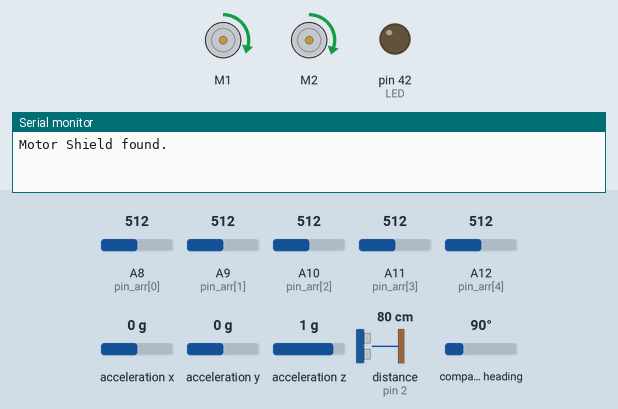
Simulated run of this sketch. Board: Arduino Mega 2560, built with avr-gcc and run on an emulated ATmega2560. Parts: 2 × DC motor (green arrow = forward, orange = backward, longer = faster), output pins drawn as LEDs (lit = HIGH), the last lines printed to the serial monitor. Inputs (shaded band) come from the test bench; at power-on: distance to the obstacle (sensor on pin 2) 80 cm, compass heading 90°, acceleration y 0 g, A8 (pin_arr[0]) = 512, A9 (pin_arr[1]) = 512, A10 (pin_arr[2]) = 512, A11 (pin_arr[3]) = 512, A12 (pin_arr[4]) = 512, acceleration x 0 g, acceleration z 1 g. The echo pulse lasts 58.3 µs per cm.

Above: at 4.2 s.
4.3 s: distance to the obstacle (sensor on pin 2) set to 12 cm
5.8 s: distance to the obstacle (sensor on pin 2) set to 9 cm
At 6.0 s:
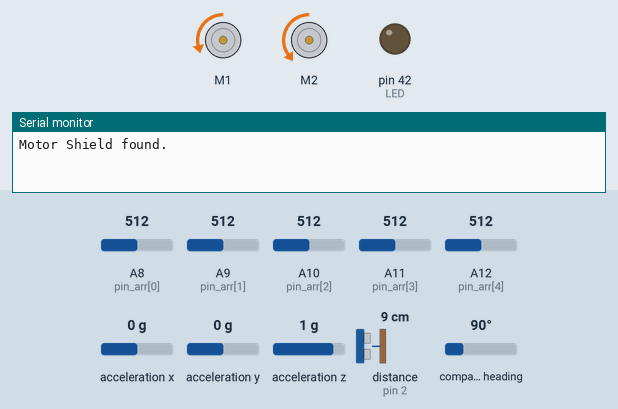
At 7.1 s:
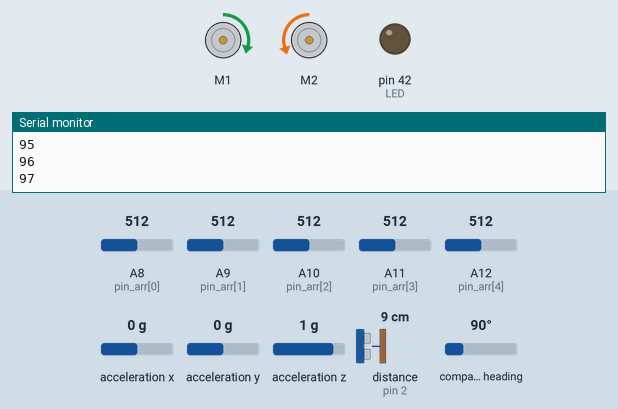
8.2 s: compass heading set to 166°
9.7 s: compass heading set to 175°
At 10.5 s:
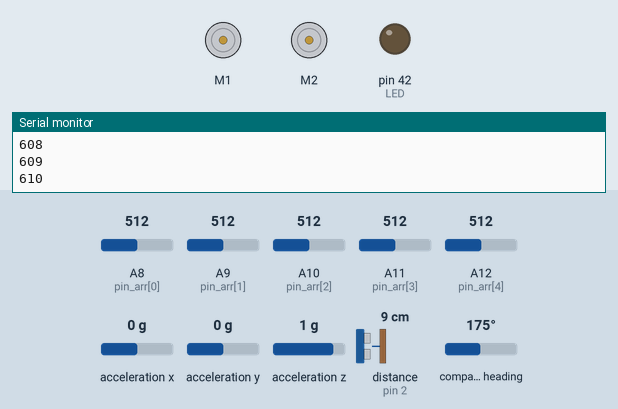
12.2 s: acceleration y set to -1.4 g
15.2 s: compass heading set to 7°
At 16.4 s:
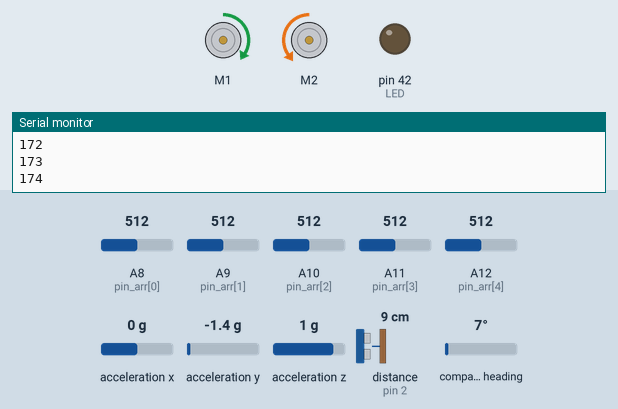
Timing chart, 0 to 18.1 s (numbered marks = the images above; inputs shaded):
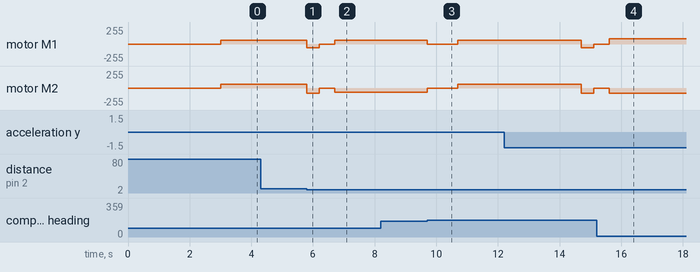

The sketch:

I2C_checker.ino
```cpp
int mode = 2; //for PHW 2

const float Ki = 0.0;


const float Kp_up = 7.5; //Proportional parameter
const float Kd_up = 2.5;  //Derivative parameter


//const float Kp_flat[12] = {0, 1,3,5,10, 15, 20, 25,30,35,40,45}//Proportional parameter
//const float Kd_flat[12] = {0, 1,3,5,10, 15, 20, 25,30,35,40,45};  //Derivative parameter


const float Kp_flat = 7.5;
const float Kd_flat = 2.5;

const float Kp_down = 10.0; //Proportional parameter
const float Kd_down = 5.0;  //Derivative parameter


//LINE FOLLWING SENSOR VALUES TESTING:
int pin_arr[5] = {A8, A9, A10, A11, A12}; //Analog pins assignments for each sensor cell
float y_prime; //current y_val ranging from 0 to 5 (target y_val = 3)
float y_arr[5];
const float minim = 50; //min raw output of sensors
const float maxim = 1000; //max raw output of sensors
const float non_black_threshold = 0.85; //y value after which bot is confident that given cell is above non-black surface
const float black_threshold = 0.65; //confidently black below this value
int n; //number of sensors in black line

int black_cross_num;

//PID Variables:
float y = 3.0; //target value

float integral;
float previousError;


unsigned long currentTime, previousTime;
double elapsedTime;


//LED:
#define LED 42

//MOTION CONTROL:
//const int Speed = 70; 0-4

int Speed = 80;

#include <Adafruit_MotorShield.h>
Adafruit_MotorShield AFMS = Adafruit_MotorShield();
Adafruit_DCMotor *motorLeft = AFMS.getMotor(1);
Adafruit_DCMotor *motorRight = AFMS.getMotor(2);
float frac = 0.95; //left_speed = frac* right_speed


//IMU:
#include <Wire.h>
#include <Adafruit_Sensor.h>
#include <Adafruit_BNO055.h>
#include <utility/imumaths.h>
Adafruit_BNO055 bno = Adafruit_BNO055(55);


//Ultrasonic:
#include <HCSR04.h>
HCSR04 hc(3, 2); //initialisation class HCSR04 (trig pin , echo pin)


int cnt;
void setup() {
  Serial.begin(9600);

  initialize_IMU();


  previousError = 0;
  integral = 0;
  black_cross_num = 0;

  //Line following sensor:

  for (int i = 0; i < 5; i++) {
    pinMode(pin_arr[i], INPUT);
  }
  //LED:
  pinMode(LED , OUTPUT);

  //Motors:
  if (!AFMS.begin()) {         // create with the default frequency 1.6KHz
    // if (!AFMS.begin(1000)) {  // OR with a different frequency, say 1KHz
    Serial.println("Could not find Motor Shield. Check wiring.");
    while (1);
  }
  Serial.println("Motor Shield found.");

  delay(3000);

}


void loop() {
  y_prime = get_yprime(); //get current y-value

  if (hc.dist() <= 10.0) { //barrier
    cnt++;
    drive_backward(80);
    delay(400);
    brake();
    delay(500);
    rotate_angle_usingIMU(170.0);
    drive_forward(60);
    delay(4000);

  }

//  if (n >=3) { //if all sensors detect black surface
//    communicate_status(); //blink LED as bot crosses horizontal lines
//  }

  PID(y_prime);
}

//void loop () {
//  rotate_angle_usingIMU(180.0);
//}


void PID(float yp) {
  /*
     Implement PID controller given current y_value
  */
  currentTime = millis();                //get current time
  elapsedTime = (double)(currentTime - previousTime);
//  Serial.print("elapsed time = ");  Serial.println(elapsedTime); Serial.println();
  float error = yp - y;

  integral += error * elapsedTime ; //right reimann sum or right rectangle piece-wise approx.
  float derivative = (error - previousError) / elapsedTime; //forward difference or forward Euler

  float Kp;
  float Kd;

  if (get_pitch() >5) {
    Speed = 80.0;
    Kp = Kp_up; Kd = Kd_up;
  }
  else if (abs(get_pitch()) <=5) {
    Speed = 60.0;
    Kp = Kp_flat; Kd = Kd_flat;
  }

  else if (get_pitch() < -5) {
    Speed = 40.0;
    Kp = Kp_down; Kd = Kd_down;
  }

  float del = Kp * error + Ki * integral + Kd * derivative;
  previousError = error;
  previousTime = currentTime;

  drive(Speed + del, Speed - del); //move wheel to adjust y value

}


float get_pitch() {
  sensors_event_t event;
  bno.getEvent(&event);
  return event.orientation.z;
}

float get_yaw() {
  sensors_event_t event;
  bno.getEvent(&event);
  return event.orientation.x;
}


float get_yprime() {
  /*
     returns number between 0.0 to 5.0
     0.0 means bot is NOT in black line
     1.0 to 5.0 indicates position of line following sensor in black line
  */
  float y_prime = 0.0; //output from sensor (to be updated)
  float sum = 0.0;
  float y_raw;  //raw analog output values from sensors


  n = 0;
  for (int i = 0; i < 5; i++) {
    //    if (i == 0) {y_raw = (float) analogRead(pin_arr[i]); }  //adjust offset on sensor 1
    //    else{y_raw = (float) analogRead(pin_arr[i]);}
    y_raw = (float) analogRead(pin_arr[i]);

//    Serial.print("y_raw = ");  Serial.println(y_raw);
    float yi = (y_raw - minim) / (maxim - minim);
    y_arr[i] = yi;
    if (yi >= non_black_threshold) {
      yi = 1;
    }
    else if (yi <= black_threshold) {
      yi = 0;
      n++;
    }

    sum += yi;
    y_prime += (1 - yi) * i;
  }

  y_prime = y_prime / (5 - sum) + 1;

  if (isnan(y_prime)) {
//    Serial.println("Bot in non-black region!");
    y_prime = previousError + y; //new
  }
  return y_prime;
}


void communicate_status() { //change
  brake();
  black_cross_num++; //increase counter for number of black lines crossed
  //blink_led(1);
  blink_led(black_cross_num);

  if (mode == 1) { //a1 to a2
    if (black_cross_num < 7) {
      drive_forward(Speed);
    }
    else {
      brake();
      delay(5000);
    }
  }

  else if (mode == 2) { //a3 to a4
    if (black_cross_num <= 3 || black_cross_num == 16) {
      drive_forward(Speed);
    }

    else if (black_cross_num >3 && black_cross_num <= 15) {
      drive_forward(150);
    }
    else if (black_cross_num == 17){
      brake();
      delay(5000);
    }
    else {
      drive_forward(120);
    }

  }

  delay(200); //  //to cross that line without using PID

}


//IMU:

void initialize_IMU() {
  /* Initialise the IMU sensor */
  if (!bno.begin()) {
    /* There was a problem detecting the BNO055 ... check your connections */
    Serial.print("Ooops, no BNO055 detected ... Check your wiring or I2C ADDR!");
    while (1);
  }
  bno.setExtCrystalUse(true);
}


void print_YPR() {
  sensors_event_t event;
  bno.getEvent(&event);

  Serial.print("Yaw angle: ");
  Serial.print(event.orientation.x, 4);
  Serial.print("\t Roll angle: ");
  Serial.print(event.orientation.y, 4);
  Serial.print("\t Pitch angle: ");
  Serial.print(event.orientation.z, 4);
  Serial.println("");
}


void rotate_angle_usingIMU(float angle) {

  if (angle >= 0 ) { //CCW'
    motorLeft->run(FORWARD); motorRight->run(BACKWARD);
  }

  else if (angle < 0 ) { //CW'
    motorLeft->run(BACKWARD); motorRight->run(FORWARD);
  }


  motorLeft->setSpeed(Speed * frac);
  motorRight->setSpeed(Speed);

  for (int i = 0; i < 1000000; i++) {
    Serial.println(i);
    sensors_event_t event;
    bno.getEvent(&event);
    if (event.orientation.x >= angle ) {
      break;
    }
  }
  brake();
  delay(1000);
}


//MOTION CONTROL FUNCTIONS:
void rotate(int delay_time, int dir) {
  /*
   * dir = 1 is CCW
   * dir = 2 is CW
   */
  if (dir == 1) { //CCW'
    motorLeft->run(BACKWARD); motorRight->run(FORWARD);
  }
  else if  (dir == 2) { //CCW'
    motorLeft->run(FORWARD); motorRight->run(BACKWARD);
  }
  motorLeft->setSpeed(Speed * frac);
  motorRight->setSpeed(Speed);
  //TODO
}


void drive(int left_speed, int right_speed) {
  if (left_speed >= 0) {
    motorLeft->run(FORWARD);
  }
  else {
    motorLeft->run(BACKWARD);
  }

  if (right_speed >= 0) {
    motorRight->run(FORWARD);
  }
  else {
    motorRight->run(BACKWARD);
  }

  motorLeft->setSpeed(left_speed * frac);
  motorRight->setSpeed(right_speed);
}


void brake() {
  motorLeft->run(RELEASE);
  motorRight->run(RELEASE);
}


void drive_forward(int motorSpeed) {
  /*
     Runs forward with given motorspeed until stopped
  */
  motorLeft->run(FORWARD); motorRight->run(FORWARD);

  motorLeft->setSpeed(motorSpeed*0.90);
  motorRight->setSpeed(motorSpeed);
}

void drive_backward(int motorSpeed) {
  /*
     Runs backward with given motorspeed until stopped
  */
  motorLeft->run(BACKWARD); motorRight->run(BACKWARD);

  motorLeft->setSpeed(motorSpeed * 0.70);
  motorRight->setSpeed(motorSpeed);
}


//LED blink count black crossings:
void blink_led(int n) {
  for (int i = 0; i < n; i++) {
    digitalWrite(LED , HIGH);//turn the LED On by making the voltage HIGH
    delay(300);                       // wait half a second
    digitalWrite(LED , LOW);// turn the LED Off by making the voltage LOW
    delay(300);
  }
}
```

Measured:
- the behaviour switches between 11 and 10 cm on distance to the obstacle (sensor on pin 2) (found by bisection; images 0 and 1)
- the behaviour switches between 169 and 170° on compass heading (found by bisection; images 2 and 3)
- after the input at 4.3 s, every drawn part: stays the same
- after the input at 5.8 s, motor M1: forward 57/255 → backward 56/255 at once, → stopped 0.40 s later, → forward 57/255 0.50 s later; motor M2: forward 60/255 → backward 80/255 at once, → stopped 0.40 s later, → backward 60/255 0.50 s later
- after the input at 9.7 s, motor M1: forward 57/255 → stopped at once, → forward 54/255 1.0 s later; motor M2: backward 60/255 → stopped at once, → forward 60/255 1.0 s later
- after the input at 15.2 s, motor M1: stopped → forward 76/255 after 0.41 s; motor M2: stopped → backward 80/255 after 0.41 s
